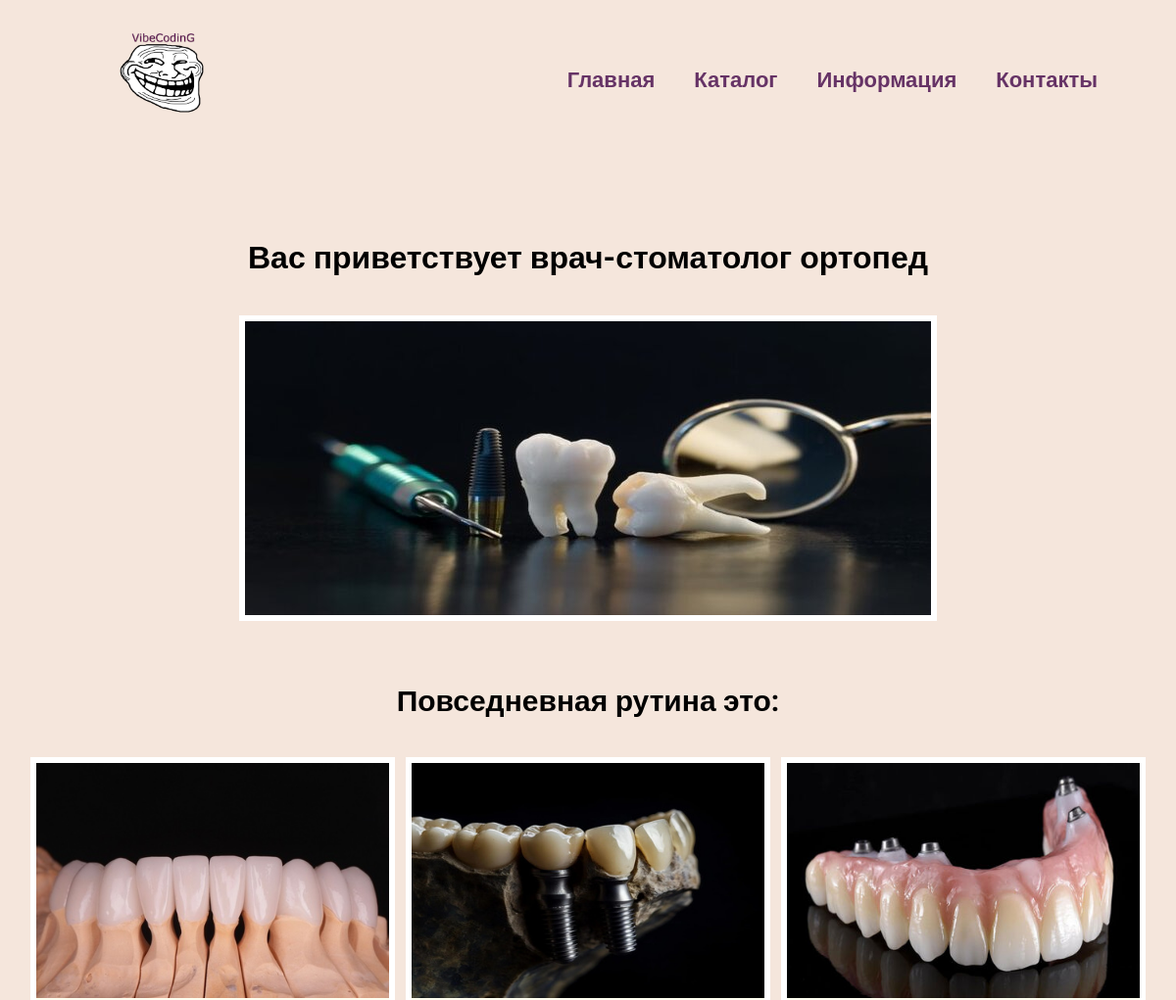
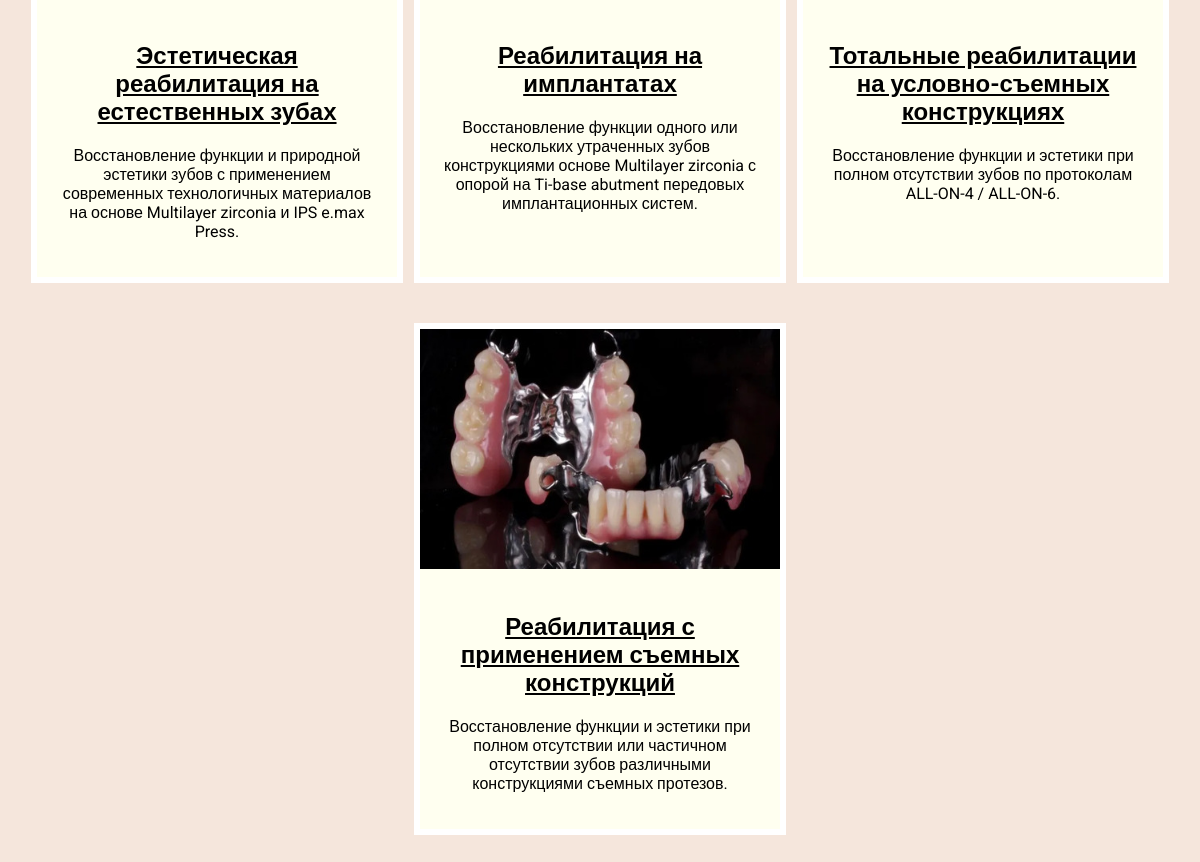
The page / on the database its author committed (2 pictures, top to bottom).
### portfolio/models.py (models this page shows, shortened)
class Portfolio(models.Model):
    title = models.CharField(max_length=150)
    description = models.CharField(max_length=350)
    image = models.ImageField(upload_to='portfolio/images/')
    url = models.URLField(blank=True)

### portfolio/views.py (the view)
# urls.py: 2. Add a URL to urlpatterns:  path('', views.home, name='home')
def home(request):
    objects = Portfolio.objects.all()
    return render(request, 'portfolio/homepage.html', {'objects': objects})

### portfolio/templates/portfolio/homepage.html
{% extends 'portfolio/base.html' %}
{% load static %}
{% block content %}
    <h1> Вас приветствует врач-стоматолог ортопед </h1>
    <div class="img"><img src="{% static 'images/5.jpg' %}" alt=""></div>
    <h2>Повседневная рутина это:</h2>
    <div class="block">
        {% for obj in objects %}
            <div class="element">
                <div><img src="{{  obj.image.url  }}" alt=""></div>
                <div class="text">
                    <h2><a href="{{  obj.url  }}" target="_blank" class="black">{{ obj.title }}</a></h2>
                    <p>{{ obj.description }}</p>
                </div>
            </div>
        {% endfor %}
    </div>
{% endblock %}

### portfolio/static/css/style.css (style rules this page uses)
body { font-family: "Roboto", sans-serif; padding: 0; margin: 0; background: #f5e6dc; }
.block { display: flex; flex-wrap: wrap; justify-content: space-evenly; margin-bottom: 60px; }
.element, .count { background: #FFFFF0; border: 6px solid #FFF; margin: 20px 0; }
.text { width: 360px; padding: 20px; box-sizing: border-box; text-align: center; }
.block img { max-width: 360px; }
.content h1 { text-align: center; margin: 60px 0 40px; font-style: 36px; }
.img + h2, .text + h2 { text-align: center; margin: 20px 0; font-size: 30px; }
.img { text-align: center; margin-bottom: 60px; }
.img img { border: 6px solid #FFF; }
.black { color: black; }

### rows shown on the page
Portfolio: image (picture), title "Эстетическая реабилитация на естественных зубах", description "Восстановление функции и природной эстетики зубов с применением современных технологичных материалов на основе Multilayer zirconia и IPS e.max Press."
Portfolio: image (picture), title "Реабилитация на имплантатах", description "Восстановление функции одного или нескольких утраченных зубов конструкциями основе Multilayer zirconia с опорой на Ti-base abutment передовых имплантационных систем."
Portfolio: image (picture), title "Тотальные реабилитации на условно-съемных конструкциях", description "Восстановление функции и эстетики при полном отсутствии зубов по протоколам ALL-ON-4 / ALL-ON-6."
Portfolio: image (picture), title "Реабилитация с применением съемных конструкций", description "Восстановление функции и эстетики при полном отсутствии или частичном отсутствии зубов различными конструкциями съемных протезов."
